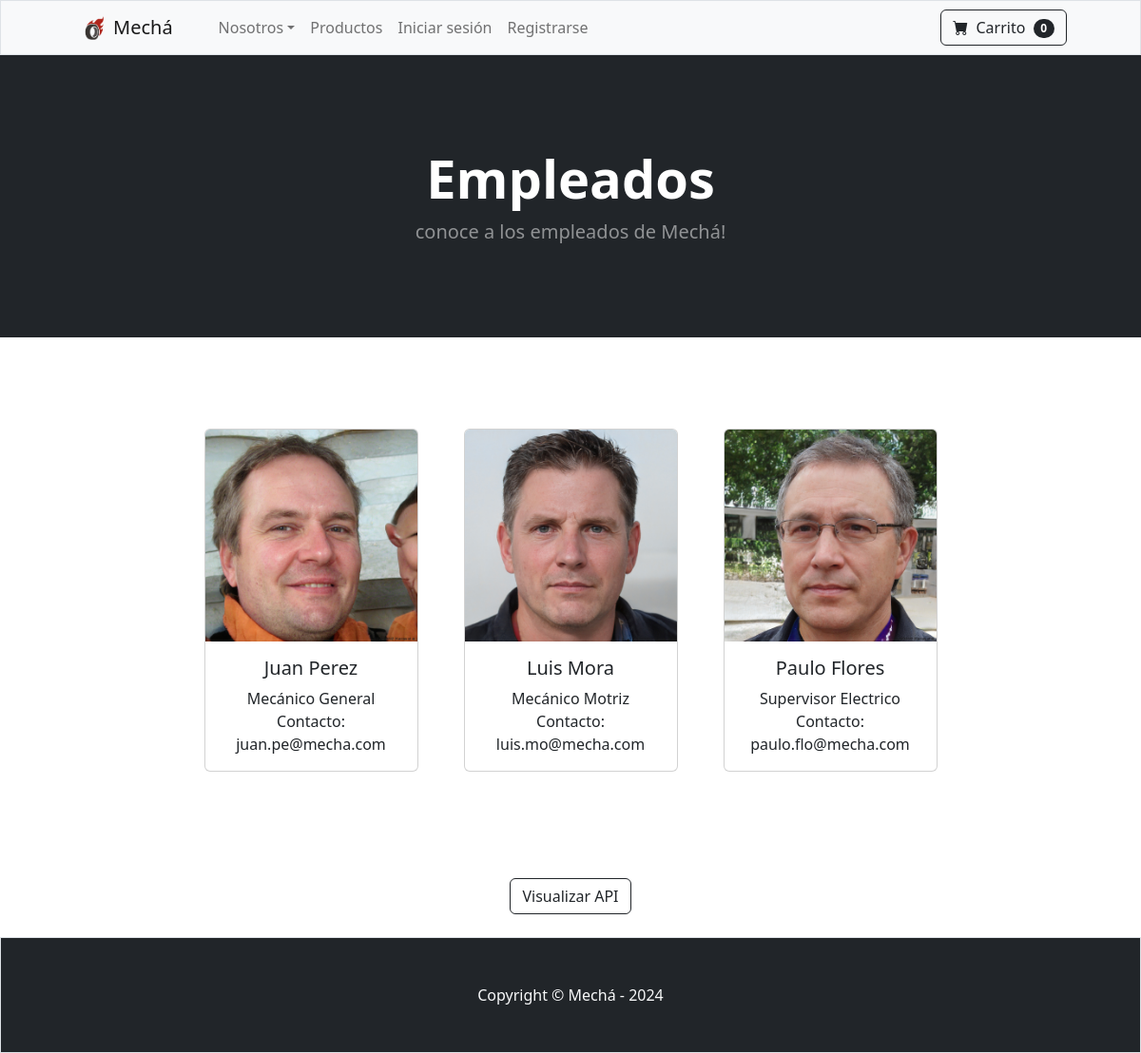
/empleados/, run on the app's committed database.
### tienda/models.py (models this page shows, shortened)
class Empleado(models.Model):
    nombre = models.CharField(max_length=100)
    tipo = models.CharField(max_length=150)
    email = models.CharField(max_length=150, blank= True)
    imagen = models.ImageField(upload_to='uploads/empleado/', null=True, blank=True)

### tienda/views.py (the view)
# urls.py: path('empleados/', views.empleados, name="empleados"),
def empleados(request):
    empleados = Empleado.objects.all() # SELECT * FROM empleado
    aux = {
        'lista' : empleados
    }
    return render(request, 'tienda/empleados/index.html', aux)

### carro/carro.py (called while the page is built)
    def __len__(self):
        return len(self.carro)

### carro/context_processors.py (called while the page is built)
def carro(request):
    return{'carro': Carro(request)}

### tienda/templates/tienda/empleados/index.html (shortened to what this page needs)
{% extends 'base.html' %}
{% block content %}
    <header class="bg-dark py-5">
        <div class="container px-4 px-lg-5 my-5">
            <div class="text-center text-white">
                <h1 class="display-4 fw-bolder">Empleados</h1>
                <p class="lead fw-normal text-white-50 mb-0">conoce a los empleados de Mechá!</p>
            </div>
        </div>
    </header>
<section class="py-5">
    <div class="container px-4 px-lg-5 mt-5">
        <div class="row gx-4 gx-lg-5 row-cols-2 row-cols-md-3 row-cols-xl-4 justify-content-center">
            {% for aux in lista %}
            <div class="col mb-5">
                <div class="card h-100">
                    <img src="{{ aux.imagen.url }}" class="card-img-top" alt="...">
                    <div class="card-body d-flex flex-column">
                    <center><h5 class="card-title">{{ aux.nombre }}</h5></center>
                    <center><p class="card-text">{{ aux.tipo }}</p></center>
                    <center><p class="card-text">Contacto: {{aux.email}}</p></center>
                    </div>
                </div>
            </div>
            {% endfor %}
        </div>
    </div>
</section>
<div class="mt-3 w-100 text-center mb-4">
    <a href="{% url 'empleadosapi' %}" class="btn btn-outline-dark">Visualizar API</a>
</div>
{% endblock %}

### data on the page
Empleado: imagen (picture), nombre "Juan Perez", tipo "Mecánico General", email "juan.pe@mecha.com"
Empleado: imagen (picture), nombre "Luis Mora", tipo "Mecánico Motriz", email "luis.mo@mecha.com"
Empleado: imagen (picture), nombre "Paulo Flores", tipo "Supervisor Electrico", email "paulo.flo@mecha.com"

### other printed values
{{ carro | length }} "0"
